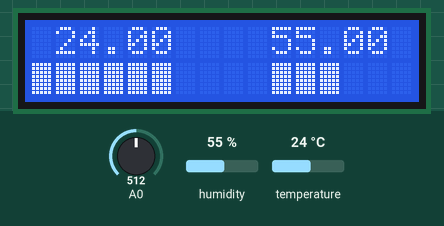
This sketch was run on a simulated Arduino Mega 2560, built with avr-gcc and run on an emulated ATmega2560. On the bench: 16×2 character LCD. The inputs (shaded band) are chosen by the test bench; at power-on: humidity 55 %, A0 = 512, temperature 24 °C.

Above: at 1.2 s.
1.3 s: humidity set to 22 %
At 3.3 s:
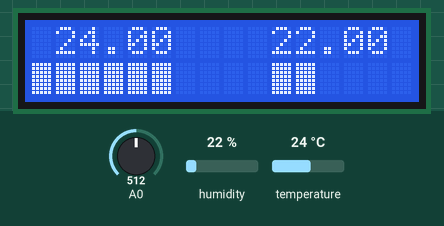
3.6 s: A0 set to 389
7.7 s: A0 set to 366
9.2 s: temperature set to 12 °C
At 9.9 s:
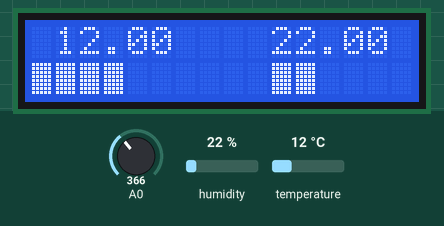
10.7 s: humidity set to 10 %
At 11.9 s:
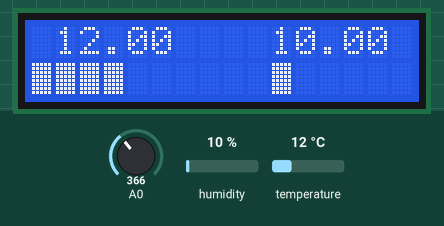
12.2 s: temperature set to 14 °C
At 13.4 s:
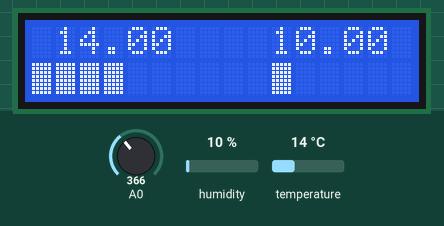
13.7 s: temperature set to 17 °C
At 15.0 s:
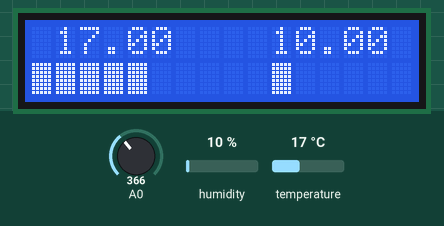
Timing chart, 0 to 16.2 s (numbered marks = the images above; inputs shaded):
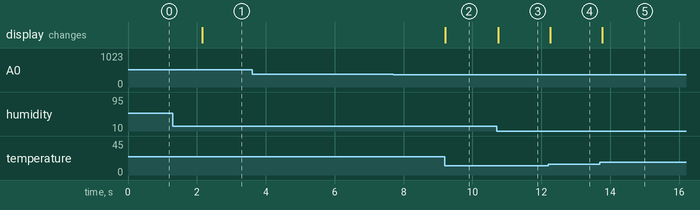

Measured:
- the behaviour switches between 15 and 16 °C on temperature (found by bisection; images 4 and 5)
- after the input at 1.3 s, the display: changes after 0.86 s (image 1)
- after the input at 3.6 s, every drawn part: stays the same
- after the input at 7.7 s, every drawn part: stays the same
- after the input at 9.2 s, the display: changes at once (image 2)
- after the input at 10.7 s, the display: changes after 0.05 s (image 3)
- after the input at 12.2 s, the display: changes after 0.05 s (image 4)
- after the input at 13.7 s, the display: changes after 0.06 s (image 5)

The sketch:

VizeOdev.ino
```cpp
#include <LiquidCrystal.h>
#include <dht11.h>
#define DHT11PIN 22

LiquidCrystal lcd(0, 1, 4, 5, 6, 7);

dht11 DHT11;

byte Dolu[] = {
  B11111,
  B11111,
  B11111,
  B11111,
  B11111,
  B11111,
  B11111,
  B11111
};

#define DOLU 7

int refreshTime = 1000;

// LCD ve butonlar için kullanılacak değişkenler
int lcd_key     = 0;
int adc_key_in  = 0;
#define btnSAG    0
#define btnYUKARI 1
#define btnASAGI  2
#define btnSOL    3
#define btnSECIM  4
#define btnYOK    5

// Butonları oku
int read_LCD_buttons()
{
  adc_key_in = analogRead(0);
  // Basılan butona göre A0 pininden bazı değerler okunur.
  // Okunan değere göre butonu belirliyoruz
  if (adc_key_in > 1000) return btnYOK;
  if (adc_key_in < 50)   return btnSAG;
  if (adc_key_in < 195)  return btnYUKARI;
  if (adc_key_in < 380)  return btnASAGI;
  if (adc_key_in < 555)  return btnSOL;
  if (adc_key_in < 790)  return btnSECIM;
  return btnYOK;
}

void butonOku()
{
  int buton = read_LCD_buttons();

  switch(buton)
  {
    case btnYUKARI:
    {
      if(refreshTime >= 1000 && refreshTime <= 5000)
      {
        refreshTime += 500;
      }
      break;
    }
    case btnASAGI:
    {
      if(refreshTime>=500)
      {
        refreshTime -= 500;
      }
      break;
    }
  }

}


void setup() {
  // put your setup code here, to run once:

  lcd.begin(16,2);
  lcd.createChar(7,Dolu);
  //lcd.setCursor(0,1);
  //lcd.print("merhaba dunya");


}

void loop() {
  // put your main code here, to run repeatedly:

  butonOku();

  int check = DHT11.read(DHT11PIN);

  lcd.setCursor(1,0);
  lcd.print((float)DHT11.temperature,2);
  lcd.setCursor(10,0);
  lcd.print((float)DHT11.humidity,2);

  int temp = (float)DHT11.temperature;

  lcd.setCursor(0,1);
  lcd.print("      ");

  if(temp<0)
  {
    lcd.setCursor(0,1);
    lcd.print("      ");
    lcd.write(byte(DOLU));
  }
  else if(temp>=0 && temp<=5)
  {
    lcd.setCursor(0,1);
    lcd.print("      ");
    for(int i=0;i<2;i++)
    {
      lcd.setCursor(i,1);
      lcd.write(byte(DOLU));
    }
  }
  else if(temp>=6 && temp<=10)
  {
    lcd.setCursor(0,1);
    lcd.print("      ");
    for(int i=0;i<3;i++)
    {
      lcd.setCursor(i,1);
      lcd.write(byte(DOLU));
    }
  }
  else if(temp>=11 && temp<=15)
  {
    lcd.setCursor(0,1);
    lcd.print("      ");
    for(int i=0;i<4;i++)
    {
      lcd.setCursor(i,1);
      lcd.write(byte(DOLU));
    }
  }
  else if(temp>=16 && temp<=20)
  {
    lcd.setCursor(0,1);
    lcd.print("      ");
    for(int i=0;i<5;i++)
    {
      lcd.setCursor(i,1);
      lcd.write(byte(DOLU));
    }
  }
  else
  {
    lcd.setCursor(0,1);
    lcd.print("      ");
    for(int i=0;i<6;i++)
    {
      lcd.setCursor(i,1);
      lcd.write(byte(DOLU));
    }
  }

  int humidity = (float) DHT11.humidity;

  lcd.setCursor(10,1);
  lcd.print("     ");

  if(humidity>=0 && humidity<=20)
  {
    lcd.setCursor(10,1);
    lcd.write(byte(DOLU));
  }
  else if(humidity>=21 && humidity<=40)
  {
    lcd.setCursor(10,1);
    lcd.print("     ");
    for(int i=10;i<12;i++)
    {
      lcd.setCursor(i,1);
      lcd.write(byte(DOLU));
    }
  }
  else if(humidity>=41 && humidity<=60)
  {
    lcd.setCursor(10,1);
    lcd.print("     ");
    for(int i=10;i<13;i++)
    {
      lcd.setCursor(i,1);
      lcd.write(byte(DOLU));
    }
  }
  else if(humidity>=61 && humidity<=80)
  {
    lcd.setCursor(10,1);
    lcd.print("     ");
    for(int i=10;i<14;i++)
    {
      lcd.setCursor(i,1);
      lcd.write(byte(DOLU));
    }
  }
  else if(humidity>=81 && humidity<=100)
  {
    lcd.setCursor(10,1);
    lcd.print("     ");
    for(int i=10;i<15;i++)
    {
      lcd.setCursor(i,1);
      lcd.write(byte(DOLU));
    }
  }

  delay(refreshTime);

}
```
